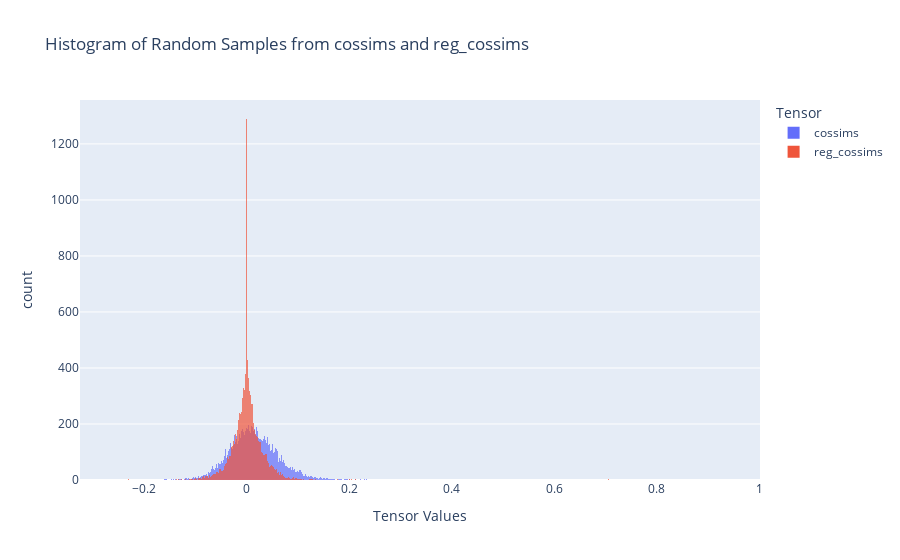

The code cell stored with this chart in its notebook:
### Code cell
# num values to sample for histogram
k = 10000  # You can adjust this value

total = cossims.shape[0] * cossims.shape[1]
stride = total // k

# Flatten the tensors and select random samples
cossims_sample = cossims.flatten()[::stride]
reg_cossims_sample = reg_cossims.flatten()[::stride]
length = cossims_sample.shape[0]

# Create a DataFrame for Plotly Express
df = pd.DataFrame({
    'values': torch.cat([cossims_sample, reg_cossims_sample]).numpy(),
    'tensor': ['cossims'] * length + ['reg_cossims'] * length
})

# Create the histogram
fig = px.histogram(df, x='values', color='tensor', barmode='overlay',
                   title='Histogram of Random Samples from cossims and reg_cossims',
                   labels={'values': 'Tensor Values', 'count': 'Frequency'},
                   opacity=0.7)

# Update layout for better readability
fig.update_layout(legend_title_text='Tensor')

# Show the plot
fig.show()

### Figure 1 — Plotly figure (JSON) as saved in the notebook; plotly's stock layout.template omitted (floating-point values rounded to 4 significant figures; data arrays with more than 128 entries replaced by an {"elided": "..."} marker saying what was removed)
{"data": [{"alignmentgroup": "True", "bingroup": "x", "hovertemplate": "tensor=cossims<br>Tensor Values=%{x}<br>count=%{y}<extra></extra>", "legendgroup": "cossims", "marker": {"color": "#636efa", "opacity": 0.7, "pattern": {"shape": ""}}, "name": "cossims", "offsetgroup": "cossims", "orientation": "v", "showlegend": true, "type": "histogram", "x": {"elided": "10001 float values"}, "xaxis": "x", "yaxis": "y"}, {"alignmentgroup": "True", "bingroup": "x", "hovertemplate": "tensor=reg_cossims<br>Tensor Values=%{x}<br>count=%{y}<extra></extra>", "legendgroup": "reg_cossims", "marker": {"color": "#EF553B", "opacity": 0.7, "pattern": {"shape": ""}}, "name": "reg_cossims", "offsetgroup": "reg_cossims", "orientation": "v", "showlegend": true, "type": "histogram", "x": {"elided": "10001 float values"}, "xaxis": "x", "yaxis": "y"}], "layout": {"barmode": "overlay", "legend": {"title": {"text": "Tensor"}, "tracegroupgap": 0}, "title": {"text": "Histogram of Random Samples from cossims and reg_cossims"}, "xaxis": {"anchor": "y", "domain": [0, 1], "title": {"text": "Tensor Values"}}, "yaxis": {"anchor": "x", "domain": [0, 1], "title": {"text": "count"}}}}
